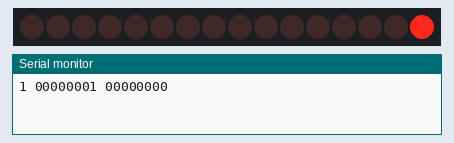
Recording of a sketch running on a simulated Arduino Uno, built with avr-gcc and run on an emulated ATmega328P. Shown: 16 shift-register outputs drawn as a row of LEDs (first output left, lit = HIGH), the last lines printed to the serial monitor. Wiring (inferred from the names in the program): 2 × shift register (74HC595): data pin 11; shift clock pin 12; latch pin 8. Wiring (inferred from the signals the program sends): row of LEDs: on Q0, Q1, Q2, Q3, Q4, Q5, Q6, Q7, Q8, Q9, Q10, Q11, Q12, Q13, Q14, Q15.

Above: at 0.1 s.
At 4.1 s:
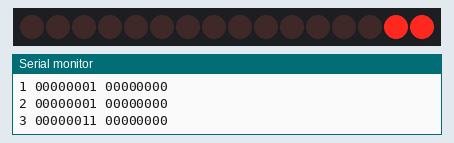
At 10.1 s:
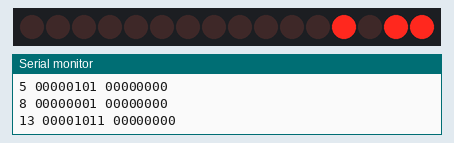
At 18.1 s:
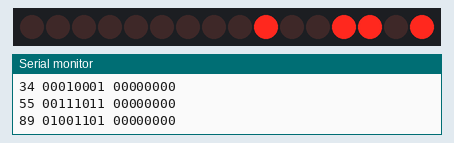
At 28.1 s:
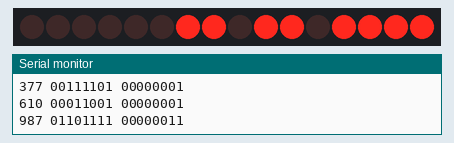
At 38.1 s:
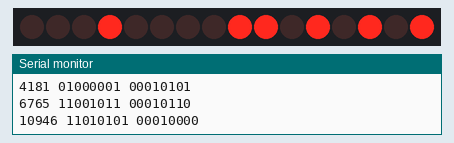
Timing chart, 0 to 39.6 s (numbered marks = the images above):
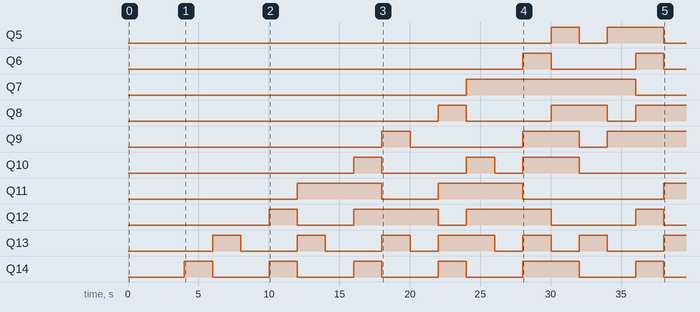

Measured:
- by itself, Q5: LOW → HIGH at 30.0 s, → LOW 2.0 s later, → HIGH 2.0 s later, → LOW 4.0 s later
- by itself, Q6: LOW → HIGH at 28.0 s, → LOW 2.0 s later, → HIGH 6.0 s later, → LOW 2.0 s later, … (4 changes in this stretch)
- by itself, Q7: LOW → HIGH at 24.0 s, → LOW 12.0 s later
- by itself, Q8: goes HIGH 2.0 s, LOW 6.0 s, HIGH 4.0 s, LOW 2.0 s, then HIGH
- by itself, Q9: goes HIGH 2.0 s, LOW 8.0 s, HIGH 4.0 s, LOW 2.0 s, then HIGH
- by itself, Q10: goes HIGH 2.0 s, LOW 6.0 s, HIGH 2.0 s, LOW 2.0 s, HIGH 4.0 s, then LOW
- by itself, Q11: goes HIGH 6.0 s, LOW 4.0 s, HIGH 6.0 s, LOW 10.0 s, then HIGH
- by itself, Q12: LOW → HIGH at 10.0 s, → LOW 2.0 s later, → HIGH 4.0 s later, → LOW 6.0 s later, … (8 changes in this stretch)

The sketch:

16bit.ino
```cpp
#define clockPin 12
#define dataPin 11
#define latchPin 8

void setup() {
  Serial.begin(9600);

  pinMode(clockPin, OUTPUT);
  pinMode(latchPin, OUTPUT);
  pinMode(dataPin, OUTPUT);
}

void decToBinary(long n, int binaryNum[]) {
  // array to store binary number
  int binaryArray[16];

  // counter for binary array
  int i = 0;
  while (n > 0) {
    // storing remainder in binary array
    binaryArray[i] = n % 2;
    n = n / 2;
    i++;
  }

  // Copy values in reverse order to the provided array
  for (int k = 0; k < i; k++) {
    binaryNum[k] = binaryArray[i - k - 1];
  }
}

void toTwoArrays(int whole[], int binaryNum1[], int binaryNum2[]){
  for(int i=0; i<8; i++){  // Fix array indices
    binaryNum1[i] = whole[i];
  }

  for(int i=8; i<16; i++){  // Fix array indices
    binaryNum2[i-8] = whole[i];
  }
}

void updateShiftRegister(int* byte1, int* byte2) {
  digitalWrite(latchPin, LOW);

  byte combinedByte1 = 0;
  byte combinedByte2 = 0;

  // Combine individual bits into a byte
  for (int i = 0; i < 8; i++) {
    combinedByte1 |= (byte1[i] << i);
    combinedByte2 |= (byte2[i] << i);
  }

  // Reverse the order of bits in the combined bytes
  combinedByte1 = reverseBits(combinedByte1);
  combinedByte2 = reverseBits(combinedByte2);

  // Shift out the reversed combined bytes
  shiftOut(dataPin, clockPin, MSBFIRST, combinedByte1);
  shiftOut(dataPin, clockPin, MSBFIRST, combinedByte2);

  digitalWrite(latchPin, HIGH);
}

byte reverseBits(byte b) {
  byte result = 0;
  for (int i = 0; i < 8; i++) {
    result |= ((b >> i) & 1) << (7 - i);
  }
  return result;
}


void loop() {
  int binPart1[8], binPart2[8];
  long t1 = 0, t2 = 1, nextTerm = 0, n;

  n = 65535;

  nextTerm = t1 + t2;

  while (nextTerm < n) {
    int nextTermToBinary[16] = {0};  // Initialize the array with zeros
    decToBinary(nextTerm, nextTermToBinary);

    toTwoArrays(nextTermToBinary, binPart1, binPart2);
    updateShiftRegister(binPart1, binPart2);

    Serial.print(nextTerm);
    Serial.print(" ");
    for (int i=7; i>=0; i--){
      Serial.print(binPart1[i]);
    }
    Serial.print(" ");
    for (int i=7; i>=0; i--){
      Serial.print(binPart2[i]);
    }
    Serial.println();

    delay(2000);
    t1 = t2;
    t2 = nextTerm;
    nextTerm = t1 + t2;
  }

  int maxBinary[16] = {0};
  decToBinary(65535, maxBinary);
  toTwoArrays(maxBinary, binPart1, binPart2);
  updateShiftRegister(binPart1, binPart2);
  delay(2000);
  Serial.print(65535);
  Serial.print(" ");
  for (int i=7; i>=0; i--){
    Serial.print(binPart1[i]);
  }
  Serial.print(" ");
  for (int i=7; i>=0; i--){
    Serial.print(binPart2[i]);
  }
  Serial.println();
}
```
